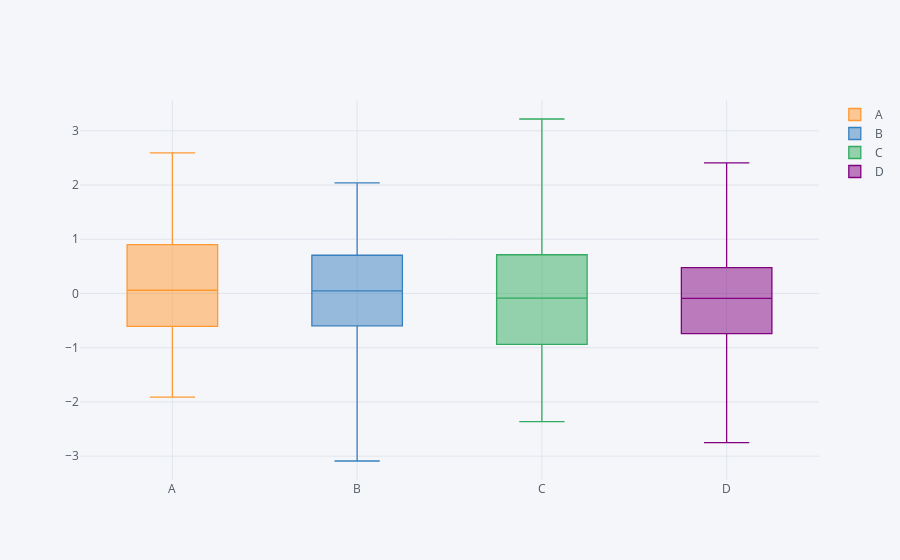

Notebook cell for this chart:
### Markdown cell above
## `kind='box'`

### Code cell
df1.iplot(kind='box')
